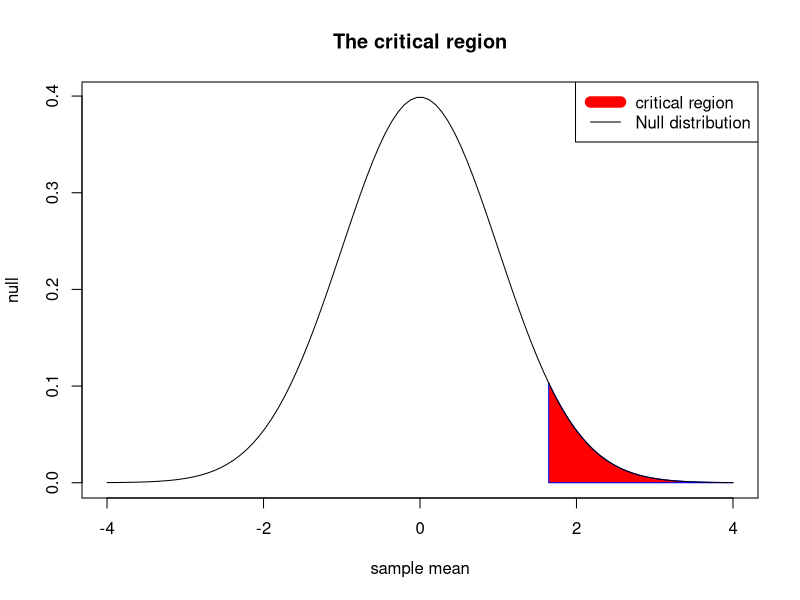
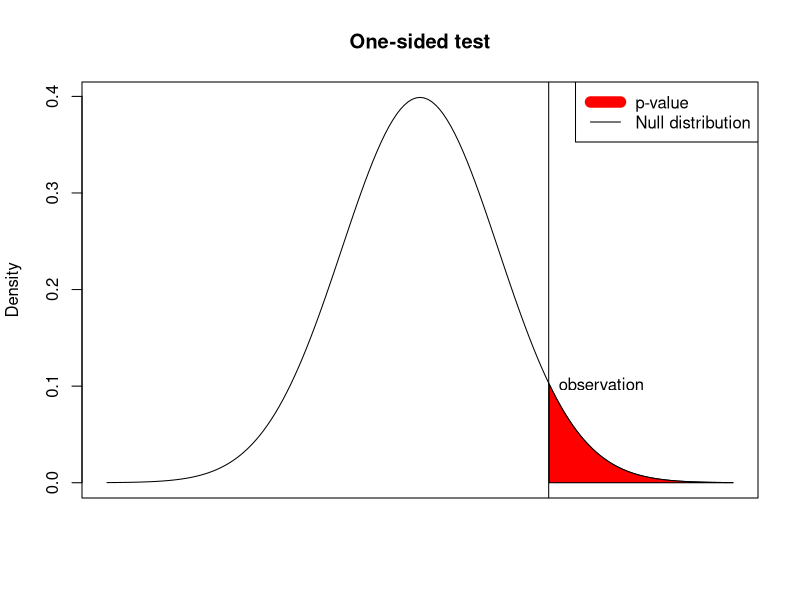
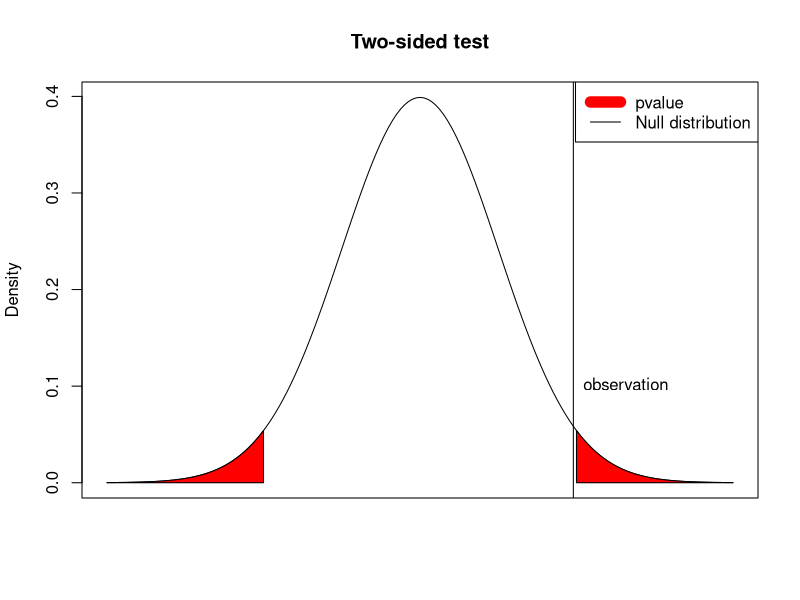

Here is the R script that generated these plots, in order:
## ---- chunk 1
set.seed(0)
rbinom(90,100,0.5)
## ---- chunk 2
sum(dbinom(60:100,100,0.5))
## ---- chunk 3
x <- seq(from=-4,to=4,len=100)
plot(x,dnorm(x),type="n",main="The critical region",xlab="sample mean",ylab="null")
xx <- seq(from=qnorm(0.95),to=4,len=100)
polygon(c(xx,rev(xx)),c(dnorm(xx),xx*0),col="red",border="blue")
points(x,dnorm(x),type="l",lwd=1)
legend("topright",col=c("red","black"),lwd=c(11,1),legend=c("critical region","Null distribution"))
## ---- chunk 4
x <- seq(from=-4,to=4,by=0.05)
plot(x, dnorm(x),type="l", ylab="Density", xlab="", xaxt="n",main="One-sided test")
jj <- x[x>qnorm(0.95)]
polygon(x=c(jj,rev(jj)), y=c(dnorm(jj),jj*0),col="red")
abline(v=qnorm(0.95))
text(qnorm(0.95),0.1,"observation",pos=4)
legend("topright",col=c("red","black"),lwd=c(11,1),legend=c("p-value","Null distribution"))
## ---- chunk 5
x <- seq(from=-4,to=4,by=0.05)
plot(x, dnorm(x),type="l", ylab="Density", xlab="", xaxt="n",main="Two-sided test")
jj <- x[x>qnorm(0.975)]
polygon(x=c(jj,rev(jj)), y=c(dnorm(jj),jj*0),col="red")
jj <- -jj 
polygon(x=c(jj,rev(jj)), y=c(dnorm(jj),jj*0),col="red")
abline(v=qnorm(0.975))
text(qnorm(0.975),0.1,"observation",pos=4)
legend("topright",col=c("red","black"),lwd=c(11,1),legend=c("pvalue","Null distribution"))
## ---- chunk 6
sum(dbinom(0:21,150,0.2))
## ---- chunk 7
kiwi <- 
c(1.08, 1, 0.96, 0.84, 0.91, 1.21, 1.03, 1.08, 1.09, 1.04, 0.95, 
0.87, 1.09, 1.09, 1.08, 0.93, 1.07, 1.16, 1.21, 0.94, 1.16, 0.92, 
1.09, 1.01, 1.08, 1.07, 0.89, 1.02, 1.14, 0.9)
## ---- chunk 8
mean(kiwi)
sd(kiwi)
## ---- chunk 9
SEM <- sd(kiwi)/sqrt(30)
SEM
## ---- chunk 10
2*(1-pnorm(mean(kiwi),mean=1,sd=SEM))
